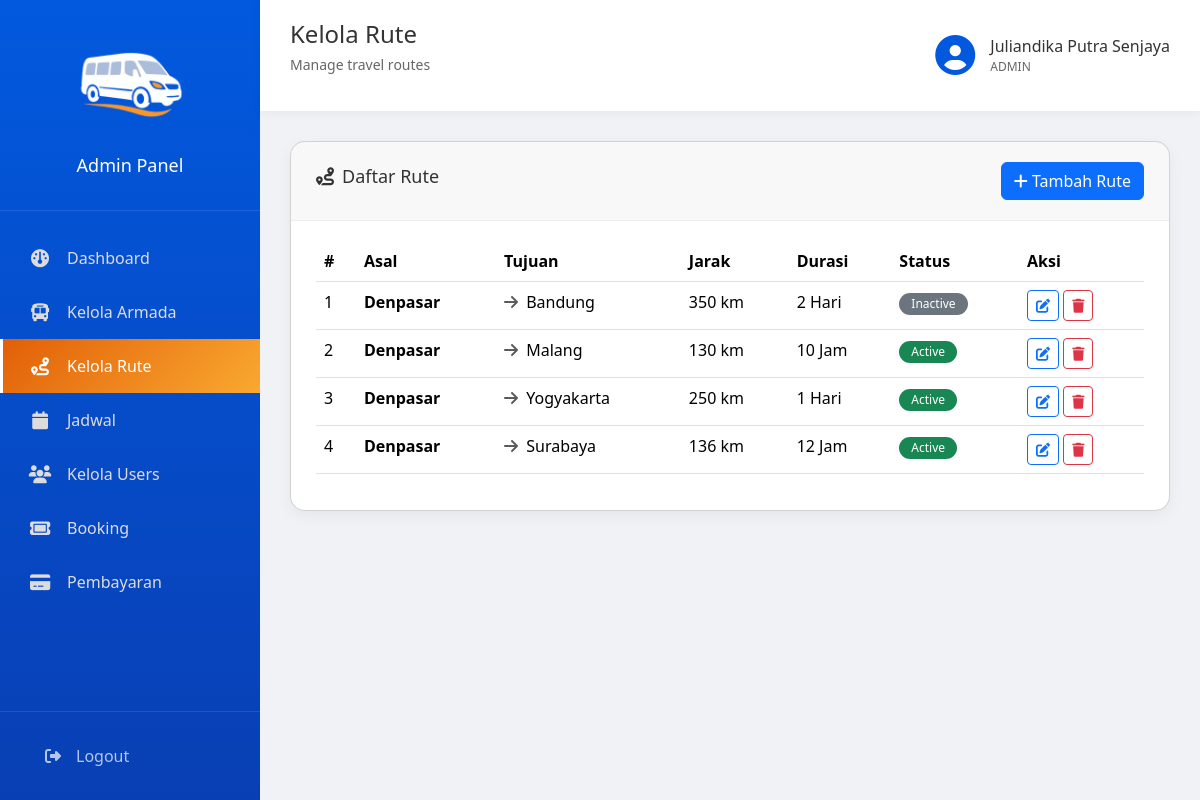
Page /admin/routes.php (signed in) on the committed database.
### tables this page shows
CREATE TABLE `tb_route` (
  `route_id` int NOT NULL AUTO_INCREMENT,
  `departure_city` varchar(100) NOT NULL,
  `arrival_city` varchar(100) NOT NULL,
  `distance_km` int DEFAULT NULL,
  `estimated_duration` varchar(50) DEFAULT NULL,
  `is_active` tinyint(1) DEFAULT '1',
  PRIMARY KEY (`route_id`)
);

### admin/routes.php (the view, shortened to what this page needs)
<?php
require_once 'templates/header.php';
$action = $_GET['action'] ?? 'list';
$pdo = getDB();
$sql = "SELECT * FROM tb_route ORDER BY route_id DESC";
$routes = $pdo->query($sql)->fetchAll();
?>
<?php if ($action === 'list'): ?>
<div class="card">
    <div class="card-header d-flex justify-content-between align-items-center">
        <h2><i class="fa-solid fa-route me-2"></i>Daftar Rute</h2>
        <a href="?action=add" class="btn btn-primary">
            <i class="fa-solid fa-plus"></i> Tambah Rute
        </a>
    </div>
    <div class="card-body">
        <table class="table table-hover">
            <thead>
                <tr>
                    <th>#</th>
                    <th>Asal</th>
                    <th>Tujuan</th>
                    <th>Jarak</th>
                    <th>Durasi</th>
                    <th>Status</th>
                    <th>Aksi</th>
                </tr>
            </thead>
            <tbody>
                <?php if (empty($routes)): ?>
                <tr>
                    <td colspan="7" class="text-center text-muted py-4">Belum ada data rute</td>
                </tr>
                <?php else: ?>
                <?php foreach ($routes as $i => $r): ?>
                <tr>
                    <td><?php echo $i + 1; ?></td>
                    <td><strong><?php echo htmlspecialchars($r['departure_city']); ?></strong></td>
                    <td>
                        <i class="fa-solid fa-arrow-right text-muted me-1"></i>
                        <?php echo htmlspecialchars($r['arrival_city']); ?>
                    </td>
                    <td><?php echo $r['distance_km'] ? $r['distance_km'] . ' km' : '-'; ?></td>
                    <td><?php echo $r['estimated_duration'] ?: '-'; ?></td>
                    <td>
                        <?php if ($r['is_active']): ?>
                        <span class="badge bg-success">Active</span>
                        <?php else: ?>
                        <span class="badge bg-secondary">Inactive</span>
                        <?php endif; ?>
                    </td>
                    <td>
                        <a href="?action=edit&id=<?php echo $r['route_id']; ?>" class="btn btn-sm btn-outline-primary">
                            <i class="fa-solid fa-edit"></i>
                        </a>
                        <button type="button" class="btn btn-sm btn-outline-danger"
                                onclick="confirmDelete(<?php echo $r['route_id']; ?>, '<?php echo htmlspecialchars($r['departure_city'] . ' - ' . $r['arrival_city']); ?>')">
                            <i class="fa-solid fa-trash"></i>
                        </button>
                    </td>
                </tr>
                <?php endforeach; ?>
                <?php endif; ?>
            </tbody>
        </table>
    </div>
</div>
<?php endif; ?>
<?php require_once 'templates/footer.php'; ?>

### assets/css/admin.css (style rules this page uses)
* { margin: 0; padding: 0; box-sizing: border-box; }
body { font-family: MyCustomFont1, 'Segoe UI', sans-serif; background: #f0f2f5; }
.card { background: #fff; border-radius: 15px; box-shadow: 0 5px 15px rgba(0, 0, 0, 0.05); overflow: hidden; }
.card-header { padding: 20px 25px; border-bottom: 1px solid #eee; display: flex; justify-content: space-between; align-items: center; }
.card-header h2 { font-size: 18px; color: #333; }
.card-body { padding: 20px 25px; }
.badge { display: inline-block; padding: 5px 12px; border-radius: 20px; font-size: 12px; font-weight: 100 !important; }

### rows in the picture
tb_route: departure_city "Denpasar", arrival_city "Bandung", distance_km "350", estimated_duration "2 Hari", is_active "Inactive"
tb_route: departure_city "Denpasar", arrival_city "Malang", distance_km "130", estimated_duration "10 Jam", is_active "Active"
tb_route: departure_city "Denpasar", arrival_city "Yogyakarta", distance_km "250", estimated_duration "1 Hari", is_active "Active"
tb_route: departure_city "Denpasar", arrival_city "Surabaya", distance_km "136", estimated_duration "12 Jam", is_active "Active"

### other values in the picture
$pageTitle "Kelola Rute"
$pageSubtitle "Manage travel routes"
$nama "Juliandika Putra Senjaya"
$role "ADMIN"
